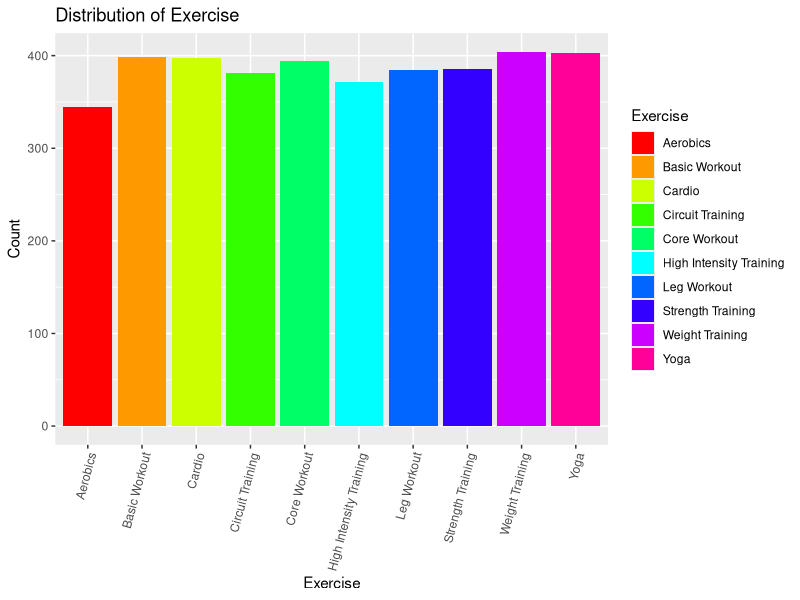
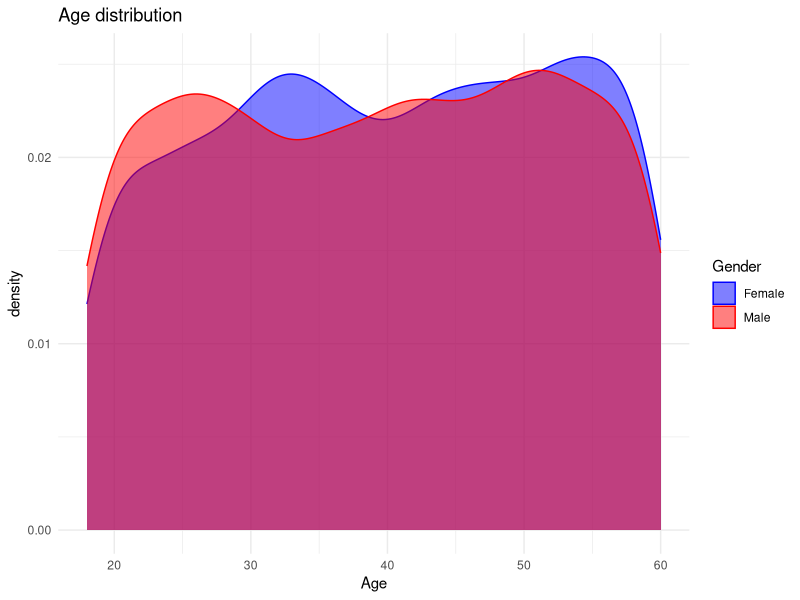
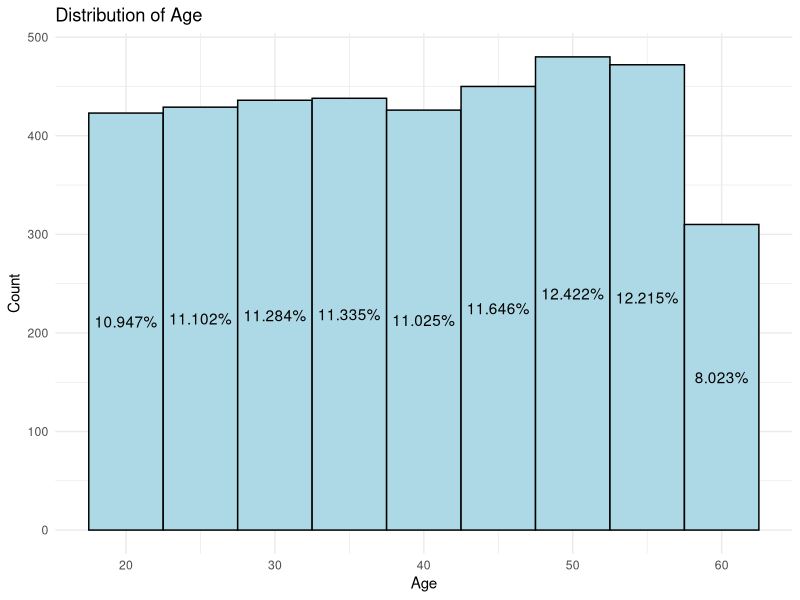
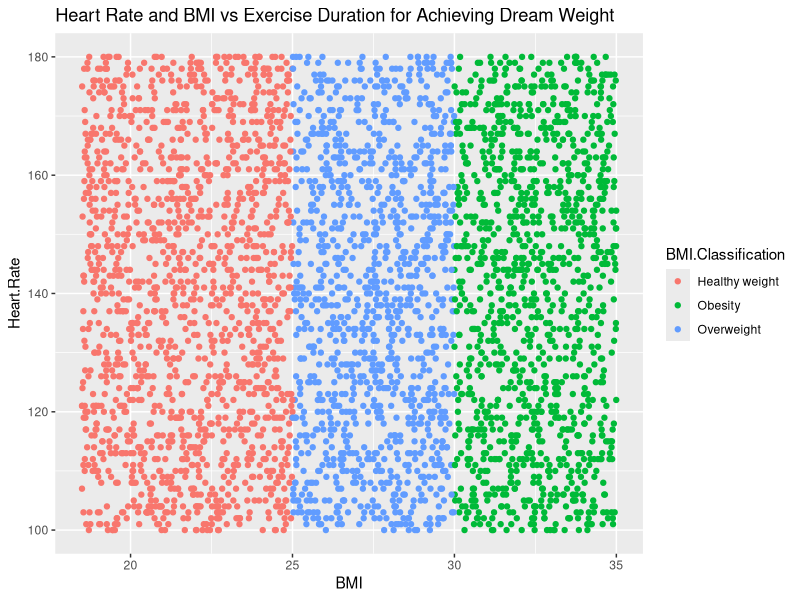
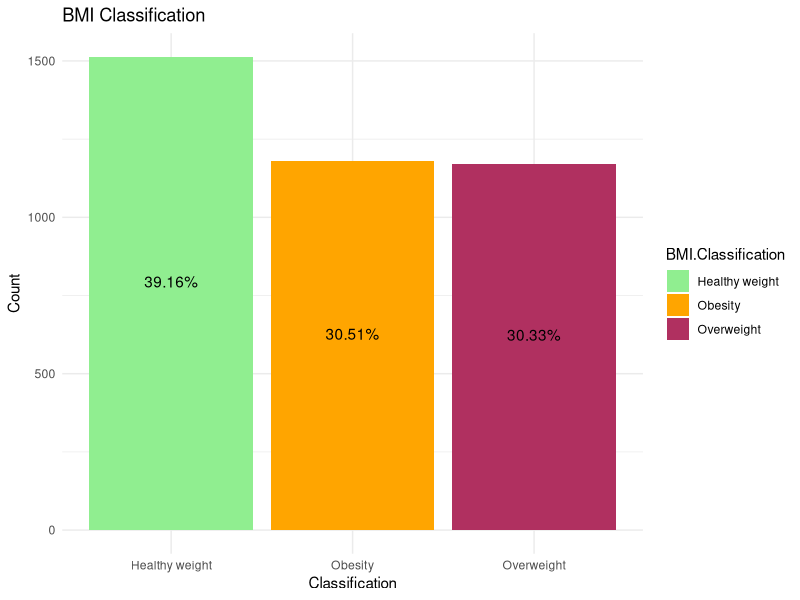
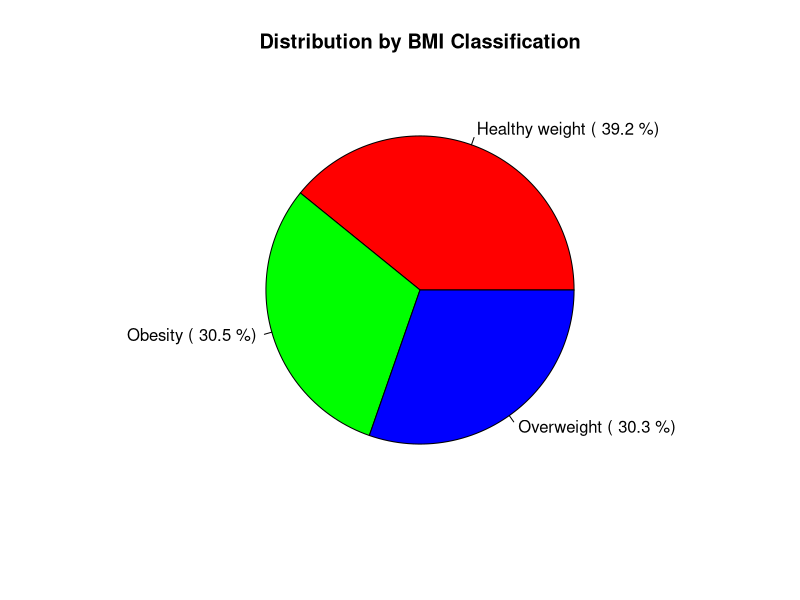
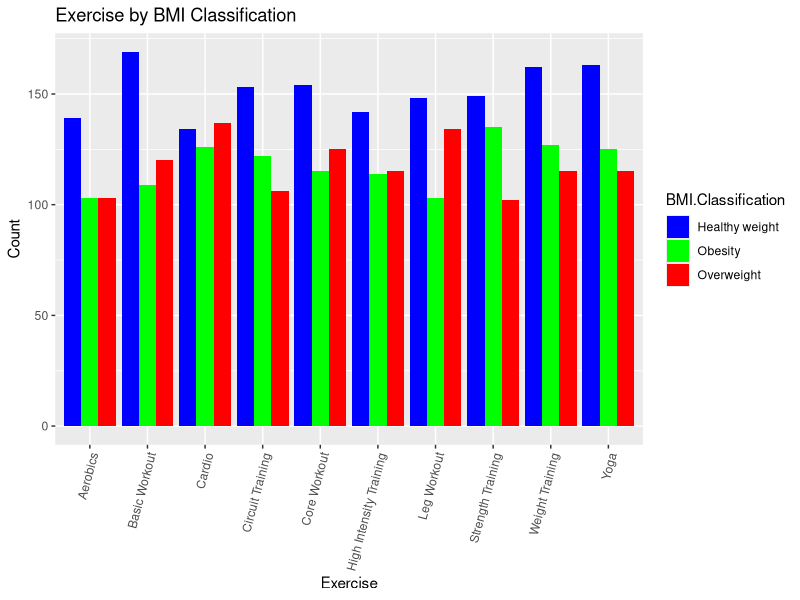
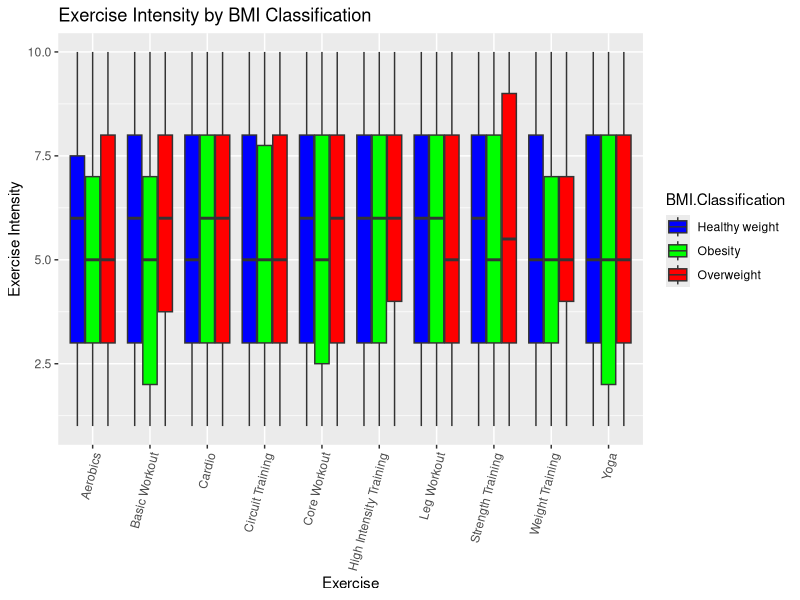

R code for these plots, in order:
## ---- chunk 1
knitr::opts_chunk$set(echo = TRUE)
## ---- chunk 2
#install.packages("ggplot2")
#install.packages("dplyr")
#install.packages("corrplot")

library(ggplot2)
library(dplyr)
library(corrplot)

## ---- chunk 3
#setwd = "C:\\Users\\YASH KATTIMANI\\Downloads"
df = read.csv("newexercise_dataset.csv")
str(df)
## ---- chunk 4
null_values <- sum(is.na(df))
print(null_values)
## ---- chunk 5
#converting exercise from char to factor
df$Exercise <- as.factor(df$Exercise)
df$Gender <- as.factor(df$Gender)
df$Weather.Conditions <- as.factor(df$Weather.Conditions)
## ---- chunk 6
library(ggplot2)
exercise_count <- ggplot(df,aes(x= Exercise,fill = Exercise))+
  geom_bar()+
  labs(title ="Distribution of Exercise", x = "Exercise", y = "Count" )+
  theme(axis.text.x = element_text(angle = 75,hjust = 1))+
  scale_fill_manual(values = rainbow(length(unique(df$Exercise))))
print(exercise_count)

## ---- chunk 7
# Creating a new variable BMI.Classification based on BMI values
df$BMI.Classification <- ifelse(df$BMI < 18.5, "Underweight",
                                ifelse(df$BMI < 25, "Healthy weight",
                                       ifelse(df$BMI < 30, "Overweight", "Obesity")))

head(df)
## ---- chunk 8
# Creating a new variable 'Intensity' based on Exercise.Intensity values
df$Intensity <- ifelse(df$Exercise.Intensity < 3, "Low Intensity",
                      ifelse(df$Exercise.Intensity < 6, "Medium Intensity", "High Intensity"))

# View the first few rows of the updated dataframe to verify the new variable
head(df)
## ---- chunk 9
breaks <- c(0, 100, 120, 140, 160, Inf)  # Customizing the breaks requirements
labels <- c("Low", "Moderate", "Elevated", "High", "Very High")

# Use the cut function to categorize Heart Rate into levels
df$HeartRateLevel <- cut(df$Heart.Rate, breaks = breaks, labels = labels, right = FALSE)
## ---- chunk 10
# Create a density plot with KDE
density_plot <- ggplot(df, aes(x = Age, fill = Gender, color = Gender)) +
  geom_density(alpha = 0.5) +
  labs(title = "Age distribution", x = "Age") +
  theme_minimal() +
  scale_fill_manual(values = c("blue", "red")) +
  scale_color_manual(values = c("blue", "red"))

print(density_plot)
## ---- chunk 11
# Load the ggplot2 library
library(ggplot2)

# Create a histogram with ggplot2
hist_plot <- ggplot(df, aes(x = Age)) +
  geom_histogram(binwidth = 5, fill = "lightblue", color = "black") +
  labs(title = "Distribution of Age", x = "Age", y = "Count") +
  theme_minimal()

# Calculate the percentage of each bin and add percentage labels
hist_plot <- hist_plot +
  stat_bin(
    binwidth = 5, 
    geom = "text", 
    aes(label = scales::percent(..count.. / sum(..count..))),
    position = position_stack(vjust = 0.5)
  )

# Display the histogram plot
print(hist_plot)
## ---- chunk 12
ggplot(df, aes(y=Heart.Rate, x=BMI, color= BMI.Classification)) +
  geom_point() +
  ggtitle("Heart Rate and BMI vs Exercise Duration for Achieving Dream Weight")
## ---- chunk 13
library(ggplot2)

# Create a bar plot
bmi_bar_plot <- ggplot(df, aes(x = BMI.Classification, fill = BMI.Classification)) +
  geom_bar() +
  labs(title = "BMI Classification", x = "Classification", y = "Count") +
  scale_fill_manual(values = c(
    "Underweight" = "red",
    "Healthy weight" = "lightgreen",
    "Overweight" = "maroon",
    "Obesity" = "orange"
  )) +
  theme_minimal()

# Calculate and add percentage labels to each bar
bmi_bar_plot <- bmi_bar_plot +
  geom_text(
    aes(label = scales::percent(..count.. / sum(..count..)),
        y = ..count..,
        group = BMI.Classification),
    stat = "count",
    vjust = -0.5,  # Adjust the vertical position of labels
    hjust = 0.5,   # Center the labels horizontally
    position = position_stack(vjust = 0.5)
  )

# Display the bar plot
print(bmi_bar_plot)

## ---- chunk 14
# Calculating the distribution of BMI classifications
bmi_class_counts <- table(df$BMI.Classification)

# Calculating the percentages
bmi_class_percentages <- prop.table(bmi_class_counts) * 100

# Create a pie chart
pie(bmi_class_counts, labels = paste(names(bmi_class_counts), "(", round(bmi_class_percentages, 1), "%)"), col = c("red", "green", "blue"))
title("Distribution by BMI Classification")
## ---- chunk 15

# Create a bar plot
bar_plot <- ggplot(df, aes(x = Exercise, fill = BMI.Classification)) +
  geom_bar(position = "dodge") +
  labs(title = "Exercise by BMI Classification", x = "Exercise", y = "Count") +
  scale_fill_manual(values = c(
    "Underweight" = "yellow",
    "Overweight" = "red",
    "Obesity" = "green",
    "Healthy weight" = "blue"
  )) +
  theme(axis.text.x = element_text(angle = 75, hjust = 1))

# Create a box plot
box_plot <- ggplot(df, aes(x = Exercise, y = Exercise.Intensity, fill = BMI.Classification)) +
  geom_boxplot(position = position_dodge(width = 0.8)) +
  labs(title = "Exercise Intensity by BMI Classification", x = "Exercise", y = "Exercise Intensity") +
  scale_fill_manual(values = c(
    "Underweight" = "yellow",
    "Overweight" = "red",
    "Obesity" = "green",
    "Healthy weight" = "blue"
  )) +
  theme(axis.text.x = element_text(angle = 75, hjust = 1))

# Display the bar plot
print(bar_plot)

# Display the box plot
print(box_plot)

## ---- chunk 16
df_summary <- df %>%
  group_by(Exercise, Gender) %>%
  summarise(count = n(), .groups = "drop") %>%
  mutate(frequency = count * 100 / sum(count))

# Create a grouped bar plot
grouped_bar_plot <- ggplot(df_summary, aes(x = Gender, y = frequency, fill = Gender)) +
  geom_bar(position = "dodge", stat = "identity") +
  scale_fill_manual(values = c( "pink","lightblue")) +
  scale_y_continuous(labels = scales::percent_format(scale = 1)) +
  facet_wrap(~Exercise) +
  theme_light() +
  labs(title = "(%) of exercises by gender", fill = "Gender", x = "", y = "") +
  theme(plot.title = element_text(hjust = 0.5, face = "bold")) +
  theme(legend.position = "top")

# Display the grouped bar plot
print(grouped_bar_plot)
## ---- chunk 17
library(dplyr)
# Calculate the count and frequency of BMI classifications by Exercise, Gender
df_summary <- df %>%
  group_by(Exercise, Gender, BMI.Classification) %>%
  summarise(count = n()) %>%
  mutate(frequency = count * 100 / sum(count))

# Create a grouped bar plot
grouped_bar_plot <- ggplot(df_summary, aes(x = Gender, y = frequency, fill = BMI.Classification)) +
  geom_bar(position = "dodge", stat = "identity") +
  scale_fill_manual(values = c("Overweight" = "red", "Obesity" = "green", "Healthy weight" = "blue")) +
  scale_y_continuous(labels = scales::percent_format(scale = 1)) +
  facet_wrap(~Exercise) +
  theme_light() +
  labs(title = "(%) of exercises by gender and BMI Classification", fill = "BMI Classification", x = "", y = "") +
  theme(plot.title = element_text(hjust = 0.5, face = "bold")) +
  theme(legend.position = "top")

# Display the grouped bar plot
print(grouped_bar_plot)
## ---- chunk 18
library(ggplot2)
ggplot(df, aes(x=Age, y=Calories.Burn, color=Exercise.Intensity)) +
  geom_point() +
  ggtitle("Influence of Age on Exercise Intensity and Calorie Burn") +
  xlab("Age") +
  ylab("Calories Burnt") +
  theme(panel.background = element_rect(fill = "white"))

ggplot(df, aes(x=Actual.Weight, y=Calories.Burn, color=Exercise.Intensity)) +
  geom_point() +
  ggtitle("Influence of Actual Weight on Exercise Intensity and Calorie Burn") +
  xlab("Actual Weight") +
  ylab("Calories Burnt") +
  theme(panel.background = element_rect(fill = "white"))

ggplot(df, aes(x=Duration, y=Calories.Burn, color=Exercise.Intensity)) +
  geom_point() +
  ggtitle("Influence of Duration on Exercise Intensity and Calorie Burn") +
  xlab("Duration") +
  ylab("Calories Burnt") +
  theme(panel.background = element_rect(fill = "white"))

## ---- chunk 19
# Create a scatterplot to visualize the relationship between Age, Duration, and Calories.Burn
library(ggplot2)

scatterplot <- ggplot(df, aes(x = Age, y = Duration, color = Calories.Burn)) +
  geom_point() +
  labs(title = "Relationship between Age, Duration, and Calorie Burn", x = "Age", y = "Duration") +
  scale_color_gradient(low = "blue", high = "red") +
  theme_minimal()

print(scatterplot)

## ---- chunk 20
exercise_calories <- ggplot(df, aes(x = Intensity, y = Calories.Burn)) +
  geom_histogram(stat = 'identity', fill = 'blue', color = 'grey') +
  labs(title = 'Exercise Intensity vs Calories Burn', x = 'Intensity', y = 'Calories Burn') +
  theme_minimal()

print(exercise_calories)
## ---- chunk 21
library(ggplot2)

# Calculating efficiency
df <- transform(df, Efficiency = Calories.Burn / Duration)

# Sorting the data frame by efficiency in descending order
df <- df[order(-df$Efficiency), ]

# Defining a custom color palette
my_colors <- c("Aerobics" = "blue", "Strength Training" = "green", "High Intensity Training" = "yellow","Weight Training" = "orange", "Yoga" = "red", "Basic Workout" = "purple", "Cardio" = "pink","Leg Workout" = "brown", "Circuit Training" = "gray", "Core Workout" = "cyan")

# Creating a bar plot
efficiency_plot <- ggplot(df, aes(x = Efficiency, y = reorder(Exercise, -Efficiency))) +
  geom_bar(stat = "identity", aes(fill = Exercise)) +
  scale_fill_manual(values = my_colors) +
  labs(title = "Exercise Efficiency", x = "Efficiency", y = "Exercise") +
  theme_minimal()


print(efficiency_plot)
## ---- chunk 22
# Calculate the count and frequency of exercises by Exercise, Gender, and Intensity
df_summary <- df %>%
  group_by(Exercise, Gender, Intensity) %>%
  summarise(count = n(), .groups = "drop") %>%
  mutate(frequency = count * 100 / sum(count))

# Create a grouped bar plot
grouped_bar_plot <- ggplot(df_summary, aes(x = Gender, y = frequency, fill = Intensity)) +
  geom_bar(position = "dodge", stat = "identity") +
  scale_fill_manual(values = c("red", "green", "blue", "purple", "orange", "pink", "yellow")) +
  scale_y_continuous(labels = scales::percent_format(scale = 1)) +
  facet_wrap(~Exercise) +
  theme_light() +
  labs(title = "(%) of exercises by gender and intensity", fill = "Intensity", x = "", y = "") +
  theme(plot.title = element_text(hjust = 0.5, face = "bold")) +
  theme(legend.position = "top")

# Display the grouped bar plot
print(grouped_bar_plot)
## ---- chunk 23
ggplot(df, aes(x=Exercise, fill=Weather.Conditions)) +
  geom_bar() +
  ggtitle("Exercises by Weather Conditions")

## ---- chunk 24
# Calculate the count and frequency of exercises by Exercise, Gender, and Weather Conditions
df_summary <- df %>%
  group_by(Exercise, Gender, Weather.Conditions) %>%
  summarise(count = n(), .groups = "drop") %>%
  mutate(frequency = count * 100 / sum(count))

# Create a grouped bar plot
grouped_bar_plot <- ggplot(df_summary, aes(x = Gender, y = frequency, fill = Weather.Conditions)) +
  geom_bar(position = "dodge", stat = "identity") +
  scale_fill_manual(values = c("red", "green", "blue", "purple", "orange", "pink", "yellow", "cyan", "magenta", "lime")) +
  scale_y_continuous(labels = scales::percent_format(scale = 1)) +
  facet_wrap(~Exercise) +
  theme_light() +
  labs(title = "(%) of exercises by gender and weather", fill = "Weather", x = "", y = "") +
  theme(plot.title = element_text(hjust = 0.5, face = "bold")) +
  theme(legend.position = "top")

# Display the grouped bar plot
print(grouped_bar_plot)
## ---- chunk 25

# Create a big grid of scatter plots with facets for Exercise and Weather Conditions
scatter_grid <- ggplot(df, aes(x = Duration, y = `Exercise.Intensity`)) +
  geom_point() +
  geom_smooth(method = "lm", se = TRUE) +  # Add a line of best fit
  facet_grid(Exercise ~ `Weather.Conditions`) +
  labs(title = "Relationship between weather and exercise", x = "Duration", y = "Exercise Intensity") +
  theme_minimal()+
  theme(axis.text.y = element_blank())

# Display the big grid of plots
print(scatter_grid)

## ---- chunk 26
library(ggplot2)

# Create the bar plot
bar_plot <- ggplot(df, aes(x = Exercise, fill = Gender)) +
  geom_bar(position = "dodge") +
  theme(axis.text.x = element_text(angle = 75, hjust = 1)) +
  ggtitle("Exercise Variety by Gender")

# Display the plot
print(bar_plot)

## ---- chunk 27
library(ggplot2)
library(viridis)  # Load the viridis package

# Create the box plot with the x and y axes interchanged
box_plot <- ggplot(df, aes(x = Exercise, y = BMI, fill = Gender)) +
  geom_boxplot() +
  ggtitle("Boxplot of BMI by Exercise Type and Gender") +
  theme(axis.text.x = element_text(angle = 75, hjust =1),panel.background = element_rect(fill = "white"),
        plot.background = element_rect(fill = "white")) +
  scale_fill_viridis(discrete = TRUE)

# Display the plot
print(box_plot)

## ---- chunk 28
ggplot(df, aes(x=factor(Duration), fill=Exercise)) +
  geom_bar() +
  theme(axis.text.x = element_text(angle = 75, hjust =1))+
  ggtitle("Exercise Preferences by Duration")

## ---- chunk 29
# Create a new variable for the difference between Actual and Dream Weight
df$Weight.Diff = abs(df$Actual.Weight - df$Dream.Weight)
df$Weight.Diff.Bin = cut(df$Weight.Diff, breaks = c(0, 5, 10, 15, Inf), labels = c("0-5", "6-10", "11-15", "15+"))

# Create the scatter plot
ggplot(df, aes(x=Actual.Weight, y=Dream.Weight, color=Weight.Diff.Bin)) +
  geom_point() +
  scale_color_manual(values = c("0-5" = "blue", "6-10" = "green", "11-15" = "yellow", "15+" = "red")) +
  ggtitle("Actual Weight vs Dream Weight")
## ---- chunk 30
# One-Way ANOVA
anova_result <- aov(Calories.Burn ~ BMI.Classification, data = df)
summary(anova_result)

## ---- chunk 31
# Directly display the ANOVA summary to check p-value
anova_summary <- summary(anova_result)
print(anova_summary)

# Tukey HSD Test for Post-Hoc Analysis
posthoc <- TukeyHSD(anova_result)
print(posthoc)
## ---- chunk 32


ggplot(df, aes(x=BMI.Classification, y=Calories.Burn, fill=BMI.Classification)) +
  geom_boxplot() +
  scale_fill_brewer(palette="Set1") +
  theme_minimal() +
  ggtitle("Boxplot of 'Calories Burn' by 'BMI Classification'") +
  xlab("BMI Classification") +
  ylab("Calories Burn")


ggplot(df, aes(x=BMI.Classification, y=Calories.Burn, fill=BMI.Classification)) +
  geom_violin() +
  scale_fill_brewer(palette="Set3") +
  theme_minimal() +
  ggtitle("Violinplot of 'Calories Burn' by 'BMI Classification'") +
  xlab("BMI Classification") +
  ylab("Calories Burn")



ggplot(df, aes(x=BMI.Classification, y=Calories.Burn)) +
  geom_boxplot(aes(fill=BMI.Classification), alpha=0.5) +
  geom_jitter(aes(color=BMI.Classification), width=0.2) + 
  ggtitle("Boxplot and Swarmplot of 'Calories Burn' by 'BMI Classification'") +
  xlab("BMI Classification") +
  ylab("Calories Burn")

## ---- chunk 33
# Load the required library
library(dplyr)

# Apply Shapiro-Wilk test for each group
df %>%
  group_by(Weather.Conditions, Exercise.Intensity) %>%
  summarise(p_value = shapiro.test(Heart.Rate)$p.value)

## ---- chunk 34
# Load the required library
library(car)
# Convert Exercise.Intensity to factor
df$Exercise.Intensity <- as.factor(df$Exercise.Intensity)

# Apply Levene's test
leveneTest(Heart.Rate ~ Weather.Conditions * Exercise.Intensity, data=df)
## ---- chunk 35
library(car)
# Ensure that 'Weather.Conditions' and 'Exercise.Intensity' are factors
df$Weather.Conditions <- as.factor(df$Weather.Conditions)
df$Exercise.Intensity <- as.factor(df$Exercise.Intensity)

# Two-Way ANOVA Model
# Testing for main effects and interaction effect
anova_model <- aov(Calories.Burn ~  Exercise * BMI.Classification , data = df)

# Summary of the Model
# This will show the F-value and p-value for each main effect and the interaction term
summary(anova_model)

# Post-hoc Tests (Tukey's HSD) for multiple comparisons, if necessary
# This is relevant if any of the main or interaction effects are significant
tukey_results <- TukeyHSD(anova_model)
#head(tukey_results, n =10)
## ---- chunk 36
df$Age <- as.numeric(df$Age)
df$Efficiency <- as.numeric(df$Efficiency)
str(df)

## ---- chunk 37
df$Gender <- as.factor(df$Gender)
df$BMI.Classification <- as.factor(df$BMI.Classification)
df$Weather.Conditions <- as.factor(df$Weather.Conditions)
df$Intensity <- as.factor(df$Intensity)
df$Duration <- as.numeric(df$Duration)
## ---- chunk 38
# Identify the numeric columns
numeric_columns <- sapply(df, is.numeric)

# Calculate the correlation matrix for numeric variables
correlation <- cor(df[, numeric_columns], use = "complete.obs")
## ---- chunk 39
correlation <- correlation[-which(rownames(correlation) == "ID"), -which(colnames(correlation) == "ID")]

library(corrplot)

# Create the correlation heatmap
corrplot(correlation, method = "color", type = "upper", tl.col = "black", tl.srt = 45, 
         diag = FALSE, addCoef.col = "black", tl.cex = 0.7)

# Add a title
title("Correlation Heatmap")
## ---- chunk 40
linear_model <- lm(Calories.Burn ~ Efficiency + Duration, data = df)

# Summarize the model
summary(linear_model)
